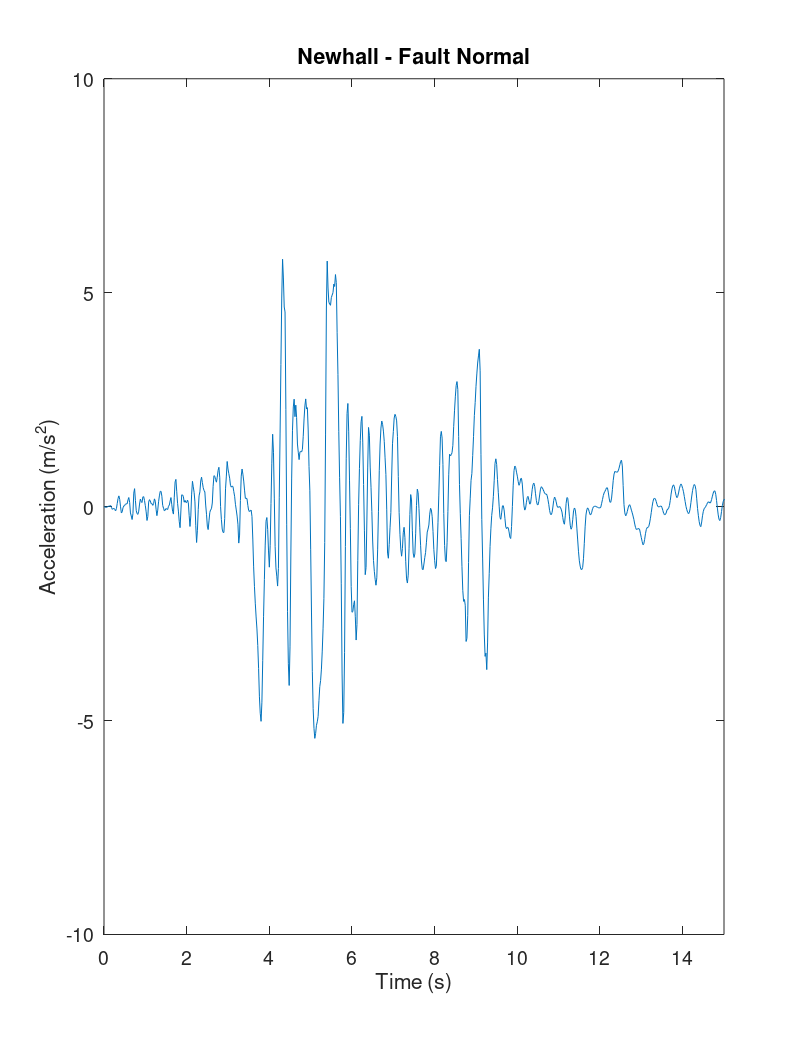

Write the MATLAB code that produced this figure.
close all; clear all;
orient tall
data_fn=load('newhall_360.dat');
g=9.81;

dt=0.02;
[m,n]=size(data_fn);
k=1;
for i=1:m
for j=1:n
   A_fn(k)=data_fn(i,j)/100;   %change units from cm/s^2 to m/s^2
   Time(k)=dt*(k-1);
   k=k+1;
end
end

plot(Time,A_fn)
set(gca,'FontSize',14)
title('Newhall - Fault Normal')
axis([0 15 -10 10])
xlabel('Time (s)')
ylabel('Acceleration (m/s^2)')


